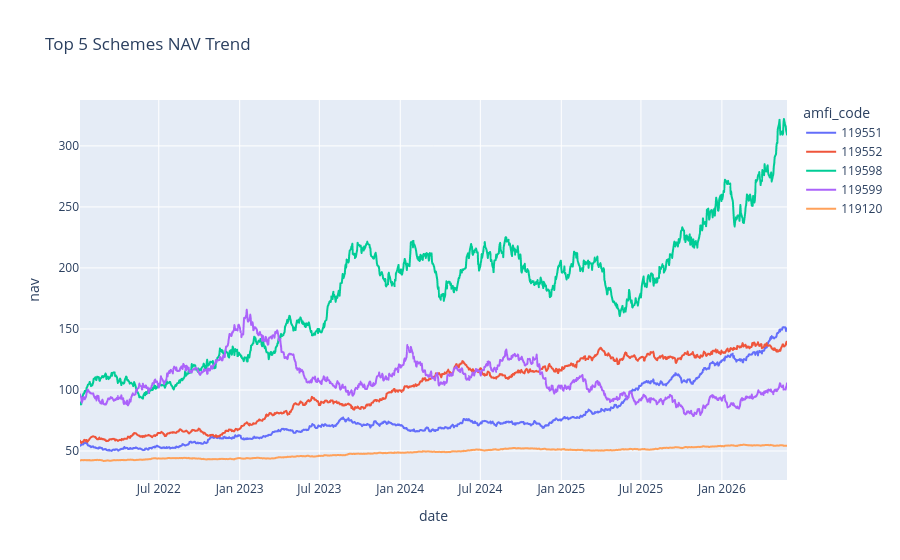

The notebook cell this image was saved under:
### Code cell
import plotly.express as px

nav_df["date"] = pd.to_datetime(nav_df["date"])

fig = px.line(
    nav_top,
    x="date",
    y="nav",
    color="amfi_code",
    title="Top 5 Schemes NAV Trend"
)

fig.show()

### Figure 1 — Plotly figure (JSON) as saved in the notebook; plotly's stock layout.template omitted (floating-point values rounded to 4 significant figures; data arrays with more than 128 entries replaced by an {"elided": "..."} marker saying what was removed)
{"data": [{"hovertemplate": "amfi_code=119551<br>date=%{x}<br>nav=%{y}<extra></extra>", "legendgroup": "119551", "line": {"color": "#636efa", "dash": "solid"}, "marker": {"symbol": "circle"}, "mode": "lines", "name": "119551", "showlegend": true, "type": "scattergl", "x": {"elided": "1150 str values"}, "xaxis": "x", "y": {"elided": "1150 float values"}, "yaxis": "y"}, {"hovertemplate": "amfi_code=119552<br>date=%{x}<br>nav=%{y}<extra></extra>", "legendgroup": "119552", "line": {"color": "#EF553B", "dash": "solid"}, "marker": {"symbol": "circle"}, "mode": "lines", "name": "119552", "showlegend": true, "type": "scattergl", "x": {"elided": "1150 str values"}, "xaxis": "x", "y": {"elided": "1150 float values"}, "yaxis": "y"}, {"hovertemplate": "amfi_code=119598<br>date=%{x}<br>nav=%{y}<extra></extra>", "legendgroup": "119598", "line": {"color": "#00cc96", "dash": "solid"}, "marker": {"symbol": "circle"}, "mode": "lines", "name": "119598", "showlegend": true, "type": "scattergl", "x": {"elided": "1150 str values"}, "xaxis": "x", "y": {"elided": "1150 float values"}, "yaxis": "y"}, {"hovertemplate": "amfi_code=119599<br>date=%{x}<br>nav=%{y}<extra></extra>", "legendgroup": "119599", "line": {"color": "#ab63fa", "dash": "solid"}, "marker": {"symbol": "circle"}, "mode": "lines", "name": "119599", "showlegend": true, "type": "scattergl", "x": {"elided": "1150 str values"}, "xaxis": "x", "y": {"elided": "1150 float values"}, "yaxis": "y"}, {"hovertemplate": "amfi_code=119120<br>date=%{x}<br>nav=%{y}<extra></extra>", "legendgroup": "119120", "line": {"color": "#FFA15A", "dash": "solid"}, "marker": {"symbol": "circle"}, "mode": "lines", "name": "119120", "showlegend": true, "type": "scattergl", "x": {"elided": "1150 str values"}, "xaxis": "x", "y": {"elided": "1150 float values"}, "yaxis": "y"}], "layout": {"legend": {"title": {"text": "amfi_code"}, "tracegroupgap": 0}, "title": {"text": "Top 5 Schemes NAV Trend"}, "xaxis": {"anchor": "y", "domain": [0, 1], "title": {"text": "date"}}, "yaxis": {"anchor": "x", "domain": [0, 1], "title": {"text": "nav"}}}}
